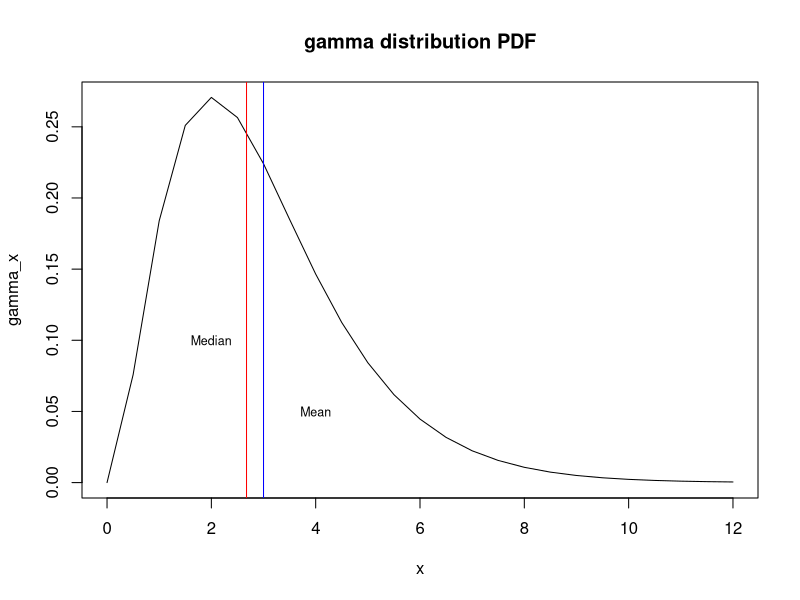
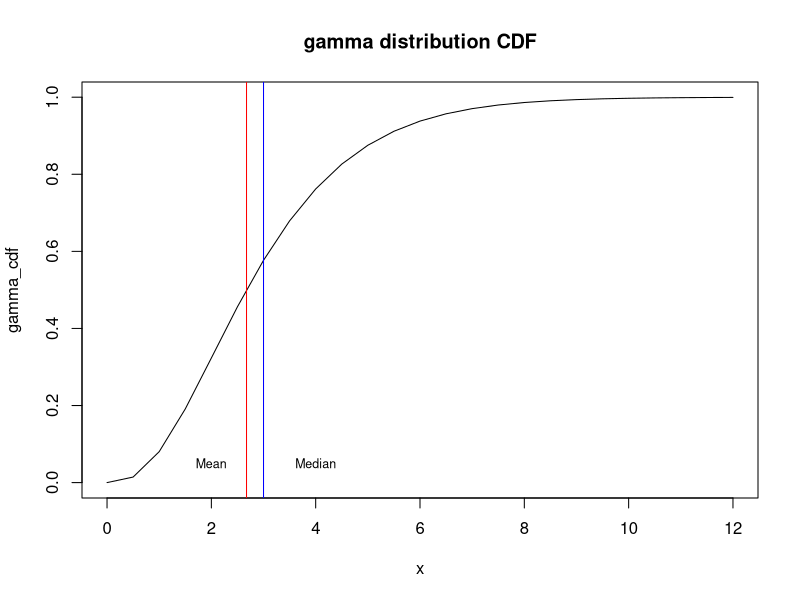
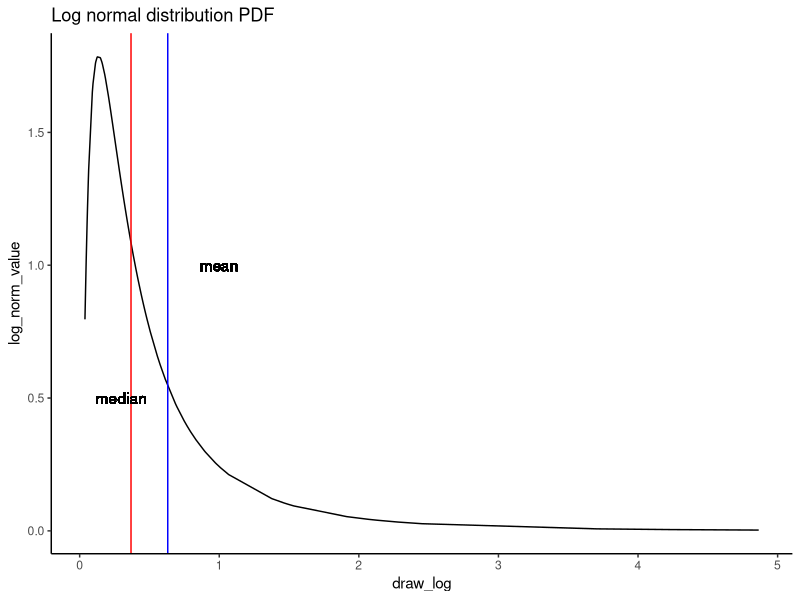
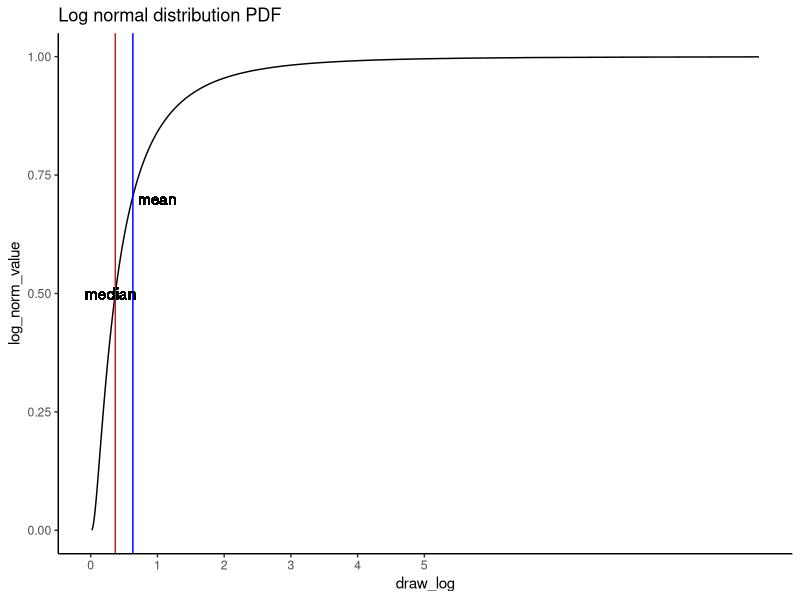
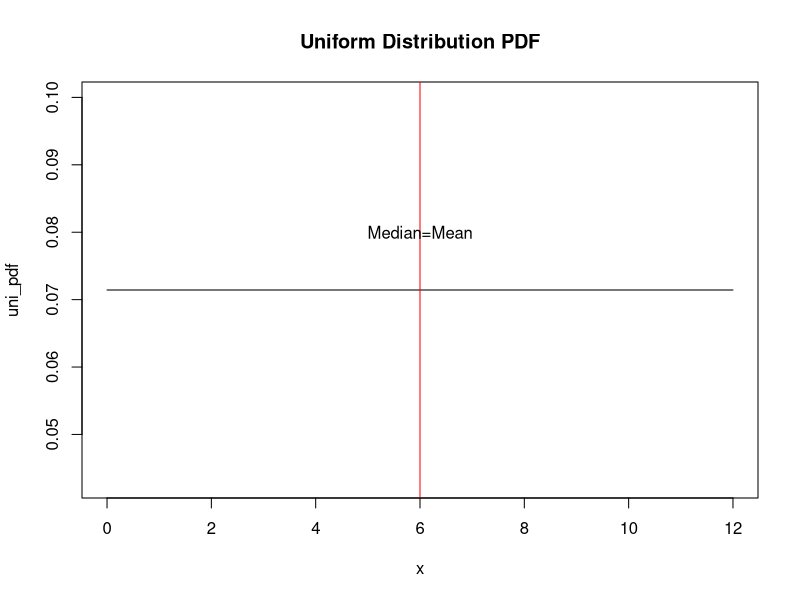
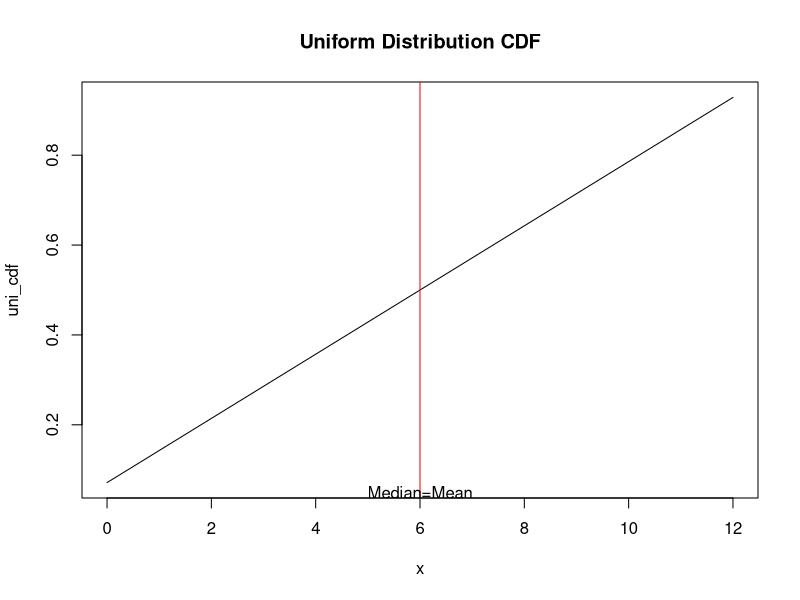
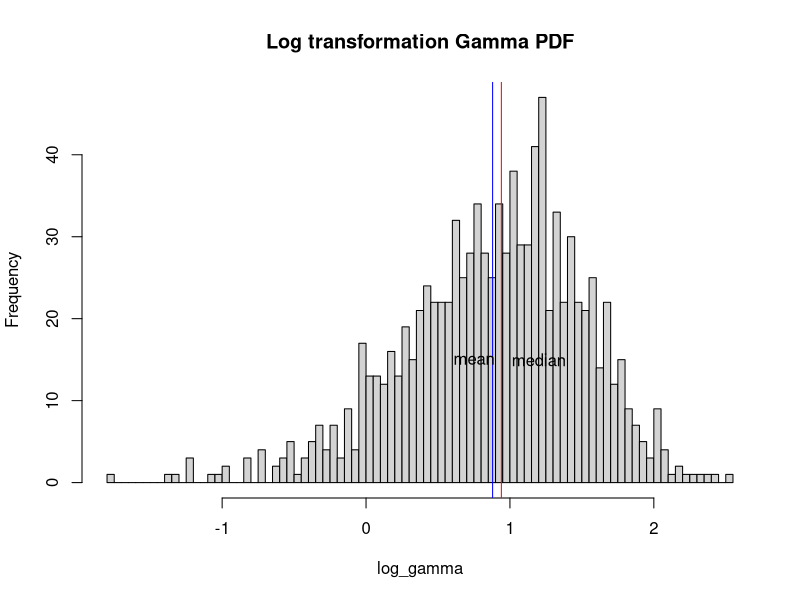
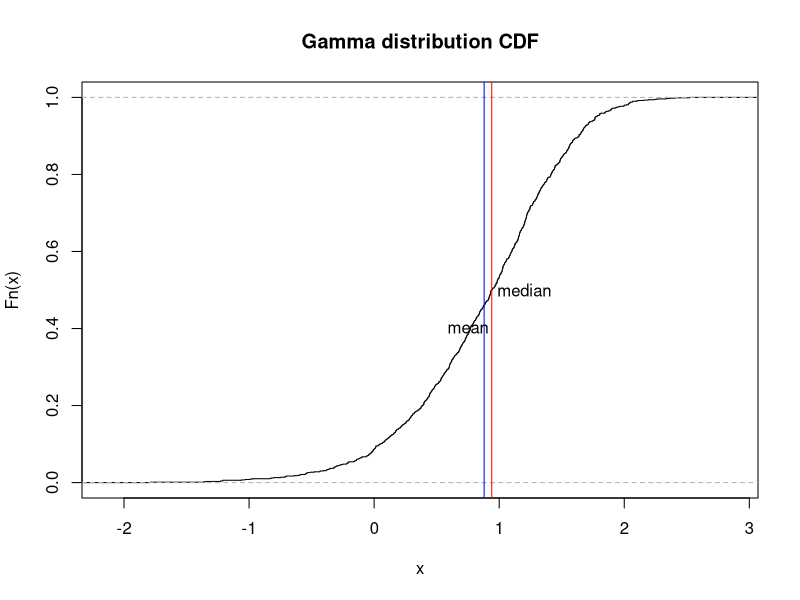

Write the R code that produced these figures, in order.
## ---- chunk 1
library(ggplot2)
library(dplyr)
#set up x value
x<-seq(0,12,by=0.5)

#default value
shape<-3
scale<-1
x_mean<-shape*scale
x_median<-qgamma(0.5,shape,scale)

#pdf y value
gamma_x<-dgamma(x,shape,scale)

#Plot gamma distribution
plot(x,gamma_x,type='l',main='gamma distribution PDF')

#calculate mean
dgamma(x_mean,shape,scale)

#Mark mean in plot
abline(v=x_mean,col='blue')
text(4,0.05,'Mean',cex=0.75)

#calculate median

med_x<-dgamma(x_median,shape,scale)
med_x

#Mark median in plot
abline(v=x_median,col='red')
text(2,0.10,'Median',cex=0.75)


## ---- chunk 2
#cdf y value
gamma_cdf<-pgamma(x,shape,scale)

#calculate mean for cdf
pgamma(x_mean,shape,scale)

#plot cdf
plot(x,gamma_cdf,type='l',main='gamma distribution CDF')

#mark mean for cdf
abline(v=x_mean,col='blue')
text(2,0.05,'Mean',cex=0.75)

#calculate median for cdf
pgamma(x_median,shape,scale)

#mark median for cdf
abline(v=x_median,col='red')
text(4,0.05,'Median',cex=0.75)

## ---- chunk 3
#set up default value
set.seed(100)
meanlog<--1
sdlog<-1

#log normal distribution y value
draw_log<-rlnorm(n=100,meanlog,sdlog)
log_norm_value<-dlnorm(draw_log,meanlog,sdlog)
log_norm_df<-data.frame(draw_log,log_norm_value)

#x-intercept of mean and median
x_log_mean<-mean(draw_log)
x_log_median<-qlnorm(0.5,meanlog,sdlog)


#arrange dataframe
log_norm_df<-log_norm_df %>%
  arrange(by=draw_log) 


#plot log normal distribution PDF
ggplot(log_norm_df,aes(x=draw_log,y=log_norm_value))+geom_line()+geom_vline(xintercept = x_log_mean,col='blue' )+geom_vline(xintercept = x_log_median,col='red')+geom_text(aes(x=1,y=1),label='mean')+theme_classic()+geom_text(aes(x=0.3,label='median',y=0.5))+ggtitle("Log normal distribution PDF")

## ---- chunk 4
#log normal distribution y value CDF
draw_log<-rlnorm(n=1000,meanlog,sdlog)
log_norm_value<-plnorm(draw_log,meanlog,sdlog)
log_norm_df_cdf<-data.frame(draw_log,log_norm_value)


#arrange dataframe
log_norm_df_cdf<-log_norm_df_cdf %>%
  arrange(by=draw_log) 


#plot log normal distribution PDF
ggplot(log_norm_df_cdf,aes(x=draw_log,y=log_norm_value))+geom_line()+geom_vline(xintercept = x_log_mean,col='blue' )+geom_vline(xintercept = x_log_median,col='red')+geom_text(aes(x=1,y=0.7),label='mean')+theme_classic()+geom_text(aes(x=0.3,label='median',y=0.5))+ggtitle("Log normal distribution PDF")+scale_x_continuous(breaks=seq(0,5,1))
## ---- chunk 5
#set up default value
min<--1
max<-13

#create y value for uniform pdf
uni_pdf<-dunif(x,min,max)

#mean of uniform pdf
x_mean<-(min+max)/2

#plot unifrom PDF
plot(x,uni_pdf,type='s',main='Uniform Distribution PDF')

#Mark mean and median of PDF
abline(v=x_mean,col="red")
text(6,0.08,"Median=Mean")

## ---- chunk 6
#create y value for uniform pdf
uni_cdf<-punif(x,min,max)

#mean of uniform pdf
x_mean<-(min+max)/2

#plot uniform PDF
plot(x,uni_cdf,type='l',main='Uniform Distribution CDF')

#Mark mean and median of PDF
abline(v=x_mean,col="red")
text(6,0.05,"Median=Mean")

## ---- chunk 7
#generate gamma value
rand_gamma<-rgamma(1000,shape,scale)
log_gamma<-log(rand_gamma)

#find mean of log gamma
gamma_mean<-mean(log_gamma)

#find median of log gamma
gamma_median<-median(log_gamma)

#plot PDF for gamma distribution
hist(log_gamma,main='Log transformation Gamma PDF',breaks = 100)

#add mean and median
abline(v=gamma_mean,col='blue')
text(0.75,15,"mean")
abline(v=gamma_median,col="red")
text(1.2,15,"median")

## ---- chunk 8

#find mean of log gamma
gamma_mean<-mean(log_gamma)

#find median of log gamma
gamma_median<-median(log_gamma)

#plot PDF for gamma distribution
plot(ecdf(log_gamma),main="Gamma distribution CDF")

#add mean and median
abline(v=gamma_mean,col='blue')
text(0.75,0.4,"mean")
abline(v=gamma_median,col="red")
text(1.2,0.5,"median")
## ---- chunk 9
logg_normal<-log(draw_log)

#plot PDF for gamma distribution
hist(logg_normal,main="Log Normal transformation PDF",breaks=100)

#add mean and median
abline(v=mean(logg_normal),col='blue')
text(-0.8,10,"mean")
abline(v=median(logg_normal),col="red")
text(-1.5,10,"median")
## ---- chunk 10
#plot log transformation CDF
plot(ecdf(logg_normal),main="log transformation CDF")

#add mean and median
abline(v=mean(logg_normal),col='blue')
text(-0.7,0.5,"mean")
abline(v=median(logg_normal),col="red")
text(-1.5,0.5,"median")
## ---- chunk 11
#create log uniform distribution value
log_unif<-log(runif(1000,0,max))

#create pdf
hist(log_unif,breaks=100,main="Log Uniform transformation PDF")

#Mark Mean and Median
abline(v=mean(log_unif),col='blue')
text(1.1,20,"mean")
abline(v=median(log_unif),col="red")
text(2,20,"median")
## ---- chunk 12
#create CDF
plot(ecdf(log_unif),main="Uniform transformation CDF")

#add mean and median
abline(v=mean(log_unif),col='blue')
text(1,0.5,"mean")
abline(v=median(log_unif),col="red")
text(2.2,0.5,"median")
## ---- chunk 13
#Set up function
geo_mean<-function(x){
  geo<-exp(mean(log(x)))
  return(geo)
}

geo_rec<-rep(NA,1000)
ari_rec<-rep(NA,1000)

for (i in seq(1,1000)){
  gamma_list<-rgamma(100,shape,scale)
  geo_rec[i]<-geo_mean(gamma_list)
  ari_rec[i]<-mean(gamma_list)
}

#plot geometric mean and arithmetic mean
plot(geo_rec,ari_rec,main='Gamma Distribution Geo_mean & Ari_mean')
abline(a=0,b=1,col="red")

#histogram of difference
gamma_diff<-geo_rec-ari_rec
hist(gamma_diff,breaks=100,main="Gamma-Difference of Mean")
## ---- chunk 14

geo_rec_1<-rep(NA,1000)
ari_rec_1<-rep(NA,1000)

for (i in seq(1,1000)){
  lognorm_list<-rlnorm(100,meanlog,sdlog)
  geo_rec_1[i]<-geo_mean(lognorm_list)
  ari_rec_1[i]<-mean(lognorm_list)
}

#plot geometric mean and arithmetic mean
plot(geo_rec_1,ari_rec_1,main='Log Normal Distribution Geo_mean & Ari_mean')
abline(a=0,b=1,col="red")

#histogram of difference
lognorm_diff<-geo_rec_1-ari_rec_1
hist(lognorm_diff,breaks=100,main="Log Normal-Difference of Mean")
## ---- chunk 15
geo_rec_2<-rep(NA,1000)
ari_rec_2<-rep(NA,1000)

for (i in seq(1,1000)){
  uni_list<-runif(100,min,max)
  geo_rec_2[i]<-geo_mean(uni_list)
  ari_rec_2[i]<-mean(uni_list)
}

#plot geometric mean and arithmetic mean
plot(geo_rec_2,ari_rec_2,main='Uniform Distribution Geo_mean & Ari_mean')
abline(a=0,b=1,col="red")

#histogram of difference
unif_diff<-geo_rec_2-ari_rec_2
hist(unif_diff,breaks=100,main="Uniform-Difference of Mean")
## ---- chunk 16
rec_1<-rep(NA,1000)
rec_2<-rep(NA,1000)



for (i in seq(1,1000)){
  uni_list<-runif(100,0,10)
  rec_1[i]<-mean(log(uni_list))
  rec_2[i]<-log(mean(uni_list))
}

#plot geometric mean and arithmetic mean
plot(rec_1,rec_2,main='E(Log(X)) VS Log(E(X))')
abline(a=0,b=1,col="red")

#histogram of difference
rec_diff<-rec_1-rec_2
hist(rec_diff,breaks=100,main="Histogram E(Log(X)) VS Log(E(X))")
